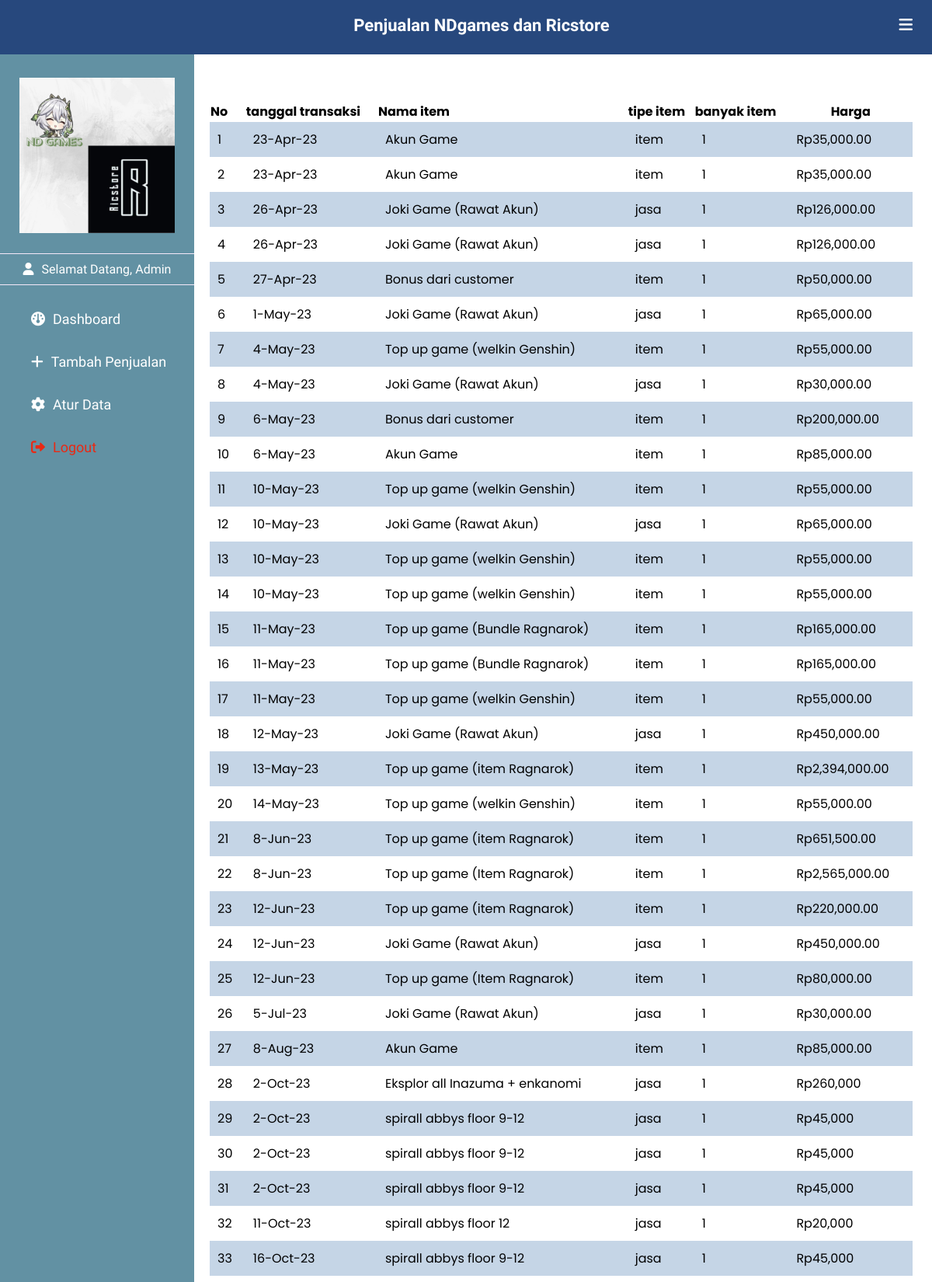
/dashboard.php (signed in, upper part), run on the app's committed database.
### tables this page shows
CREATE TABLE `pegawai` (
  `id` int(11) NOT NULL,
  `tanggal_transaksi` varchar(30) NOT NULL,
  `nama_item` varchar(30) NOT NULL,
  `tipe_item` varchar(30) NOT NULL,
  `banyak_item` varchar(30) NOT NULL,
  `harga` varchar(30) NOT NULL
);

### connection.php (called while the page is built)
<?php
$server = "localhost";
$user = "root";
$pass = "";
$db = "penjualan";
$conn = mysqli_connect($server, $user, $pass, $db);
function query($query) {
    global $conn;
    $result = mysqli_query($conn, $query);
    $rows = [];
    while($row = mysqli_fetch_assoc($result)){
        $rows[] = $row;
    }
    return $rows;
}
?>

### dashboard.php (the view, shortened to what this page needs)
<?php
include 'connection.php';
$karyawan = query("SELECT * FROM pegawai
            ORDER BY id ASC");
?>
<!DOCTYPE html>
<html lang="en">
<head>
    <link rel="stylesheet" href="https://cdnjs.cloudflare.com/ajax/libs/simple-icons/6.15.0/simpleicons.svg">
    <link href='https://unpkg.com/boxicons@2.1.2/css/boxicons.min.css' rel='stylesheet'>
    <link rel="stylesheet" href="https://cdnjs.cloudflare.com/ajax/libs/font-awesome/6.0.0/css/all.min.css">
    <link rel="stylesheet" href="myProjects/webProject/icofont/css/icofont.min.css">
    <link rel="stylesheet" href="style.css">
</head>
<body>
    <header>
       <div class="left_area">
            <h3>Penjualan NDgames dan Ricstore</h3>
       </div>
       <div class="right_area">
            <i class="fa-solid fa-bars" id="btn"></i>
       </div>
    </header>
    <div class="sidebar">
        <div class="logo_profile">
            <img src="asset/logo2.png " class="logo" alt="" width="200px" >
        </div>
        <div class="menu">
            <p id="admin"><i class="fa-solid fa-user"></i><span>Selamat Datang, Admin</span></p>
            <a href="dashboard.php"><i class="fa-solid fa-gauge"></i><span>Dashboard</span></a>
            <a href="tambah_data.php"><i class="fa-solid fa-plus"></i><span>Tambah Penjualan</span></a>
            <a href="setting_data.php"><i class="fa-sharp fa-solid fa-gear"></i><span>Atur Data</span></a>
            <a href="logout.php" id="logout"><i class="fa-solid fa-right-from-bracket"></i><span>Logout</span></a>
        </div>
    </div>
    <div class="content">
      <table border="0" border-collapse="collapse" width="100%" id="tampil">
        <thead>
            <th>No</th>
            <th>tanggal transaksi</th>
            <th>Nama item</th>
            <th>tipe item</th>
            <th>banyak item</th>
            <th style="text-align:center;">Harga</th>
        </thead>
        <tbody>
            <?php $i=1 ?>
            <?php foreach($karyawan as $kry) : ?>
            <tr>
                <td><?php echo $i; ?></td>
                <td><?php echo $kry["tanggal_transaksi"];?></td>
                <td><?php echo $kry["nama_item"];?></td>
                <td><?php echo $kry["tipe_item"];?></td>
                <td><?php echo $kry["banyak_item"]; ?></td>
                <td><?php echo $kry["harga"]; ?></td>
            </tr>
            <?php $i++; ?>
            <?php endforeach; ?>
        </tbody>
      </table>
    </div>
</body>
</html>

### style.css (style rules this page uses)
body { margin: 0; padding: 0; font-family: "Poppins", sans-serif; overflow-x: hidden; }
header { position: fixed; background: #27487d; padding: 20px; width: 100%; height: 30px; }
.left_area h3 { color: #fff; margin: 0; font-size: 22px; font-weight: 900; text-align: center; font-family: "Philosopher", sans-serif; }
#btn { padding: 5px; float: right; color: #fff; margin-top: -28px; font-size: 20px; margin-right: 40px; }
#admin { padding-top: 10px; padding-bottom: 10px; color: #fff; border-top: 1px solid #fefe; border-bottom: 1px solid #fefe; text-align: center; }
.sidebar { background: #6291a3; padding-top: 30px; position: fixed; left: 0; width: 250px; height: 100%; margin-top: 70px; transition: all 0.5s ease; font-family: "El Messiri", sans-serif; overflow-y: auto; }
.logo_profile { display: flex; flex-direction: column; justify-content: center; align-items: center; }
.sidebar .logo { margin-bottom: 10px; transition: all 0.5s ease; }
.sidebar a { color: #fff; display: block; width: 100%; line-height: 55px; text-decoration: none; padding-left: 40px; box-sizing: border-box; font-size: 18px; font-family: "Poppins", sans-serif; }
.sidebar a span { font-family: "El Messiri", sans-serif; }
.sidebar i { padding-right: 10px; }
.sidebar #logout { color: rgb(233, 41, 20); }
.content { padding-top: 80px; padding-left: 270px; margin-right: 25px; transition: all 0.5s ease; text-align: justify; }
.content table#tampil { margin-top: 50px; border-collapse: collapse; border: none; }
.content table#tampil tbody tr td { padding: 10px; }
.content table#tampil tbody tr:nth-child(odd) { background-color: #c5d5e6; }

### data on the page
pegawai: tanggal_transaksi "23-Apr-23", nama_item "Akun Game", tipe_item "item", banyak_item "1", harga "Rp35,000.00"
pegawai: tanggal_transaksi "23-Apr-23", nama_item "Akun Game", tipe_item "item", banyak_item "1", harga "Rp35,000.00"
pegawai: tanggal_transaksi "26-Apr-23", nama_item "Joki Game (Rawat Akun)", tipe_item "jasa", banyak_item "1", harga "Rp126,000.00"
pegawai: tanggal_transaksi "26-Apr-23", nama_item "Joki Game (Rawat Akun)", tipe_item "jasa", banyak_item "1", harga "Rp126,000.00"
pegawai: tanggal_transaksi "27-Apr-23", nama_item "Bonus dari customer", tipe_item "item", banyak_item "1", harga "Rp50,000.00"
pegawai: tanggal_transaksi "1-May-23", nama_item "Joki Game (Rawat Akun)", tipe_item "jasa", banyak_item "1", harga "Rp65,000.00"
pegawai: tanggal_transaksi "4-May-23", nama_item "Top up game (welkin Genshin)", tipe_item "item", banyak_item "1", harga "Rp55,000.00"
pegawai: tanggal_transaksi "4-May-23", nama_item "Joki Game (Rawat Akun)", tipe_item "jasa", banyak_item "1", harga "Rp30,000.00"
pegawai: tanggal_transaksi "6-May-23", nama_item "Bonus dari customer", tipe_item "item", banyak_item "1", harga "Rp200,000.00"
pegawai: tanggal_transaksi "6-May-23", nama_item "Akun Game", tipe_item "item", banyak_item "1", harga "Rp85,000.00"
pegawai: tanggal_transaksi "10-May-23", nama_item "Top up game (welkin Genshin)", tipe_item "item", banyak_item "1", harga "Rp55,000.00"
pegawai: tanggal_transaksi "10-May-23", nama_item "Joki Game (Rawat Akun)", tipe_item "jasa", banyak_item "1", harga "Rp65,000.00"
pegawai: tanggal_transaksi "10-May-23", nama_item "Top up game (welkin Genshin)", tipe_item "item", banyak_item "1", harga "Rp55,000.00"
pegawai: tanggal_transaksi "10-May-23", nama_item "Top up game (welkin Genshin)", tipe_item "item", banyak_item "1", harga "Rp55,000.00"
pegawai: tanggal_transaksi "11-May-23", nama_item "Top up game (Bundle Ragnarok)", tipe_item "item", banyak_item "1", harga "Rp165,000.00"
pegawai: tanggal_transaksi "11-May-23", nama_item "Top up game (Bundle Ragnarok)", tipe_item "item", banyak_item "1", harga "Rp165,000.00"
pegawai: tanggal_transaksi "11-May-23", nama_item "Top up game (welkin Genshin)", tipe_item "item", banyak_item "1", harga "Rp55,000.00"
pegawai: tanggal_transaksi "12-May-23", nama_item "Joki Game (Rawat Akun)", tipe_item "jasa", banyak_item "1", harga "Rp450,000.00"
pegawai: tanggal_transaksi "13-May-23", nama_item "Top up game (item Ragnarok)", tipe_item "item", banyak_item "1", harga "Rp2,394,000.00"
pegawai: tanggal_transaksi "14-May-23", nama_item "Top up game (welkin Genshin)", tipe_item "item", banyak_item "1", harga "Rp55,000.00"
pegawai: tanggal_transaksi "8-Jun-23", nama_item "Top up game (item Ragnarok)", tipe_item "item", banyak_item "1", harga "Rp651,500.00"
pegawai: tanggal_transaksi "8-Jun-23", nama_item "Top up game (Item Ragnarok)", tipe_item "item", banyak_item "1", harga "Rp2,565,000.00"
pegawai: tanggal_transaksi "12-Jun-23", nama_item "Top up game (item Ragnarok)", tipe_item "item", banyak_item "1", harga "Rp220,000.00"
pegawai: tanggal_transaksi "12-Jun-23", nama_item "Joki Game (Rawat Akun)", tipe_item "jasa", banyak_item "1", harga "Rp450,000.00"
pegawai: tanggal_transaksi "12-Jun-23", nama_item "Top up game (Item Ragnarok)", tipe_item "item", banyak_item "1", harga "Rp80,000.00"
pegawai: tanggal_transaksi "5-Jul-23", nama_item "Joki Game (Rawat Akun)", tipe_item "jasa", banyak_item "1", harga "Rp30,000.00"
pegawai: tanggal_transaksi "8-Aug-23", nama_item "Akun Game", tipe_item "item", banyak_item "1", harga "Rp85,000.00"
pegawai: tanggal_transaksi "2-Oct-23", nama_item "Eksplor all Inazuma + enkanomi", tipe_item "jasa", banyak_item "1", harga "Rp260,000"
pegawai: tanggal_transaksi "2-Oct-23", nama_item "spirall abbys floor 9-12", tipe_item "jasa", banyak_item "1", harga "Rp45,000"
pegawai: tanggal_transaksi "2-Oct-23", nama_item "spirall abbys floor 9-12", tipe_item "jasa", banyak_item "1", harga "Rp45,000"
pegawai: tanggal_transaksi "2-Oct-23", nama_item "spirall abbys floor 9-12", tipe_item "jasa", banyak_item "1", harga "Rp45,000"
pegawai: tanggal_transaksi "11-Oct-23", nama_item "spirall abbys floor 12", tipe_item "jasa", banyak_item "1", harga "Rp20,000"
pegawai: tanggal_transaksi "16-Oct-23", nama_item "spirall abbys floor 9-12", tipe_item "jasa", banyak_item "1", harga "Rp45,000"
